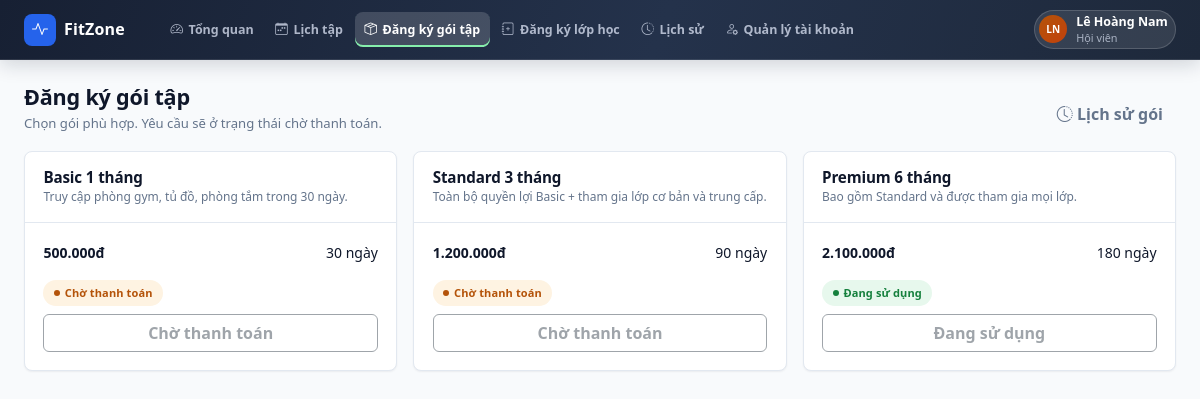
/customer/package-registration.php (signed in), run on the app's committed database.
### tables this page shows
CREATE TABLE `hoi_vien` (
  `id` int(10) unsigned NOT NULL AUTO_INCREMENT,
  `tai_khoan_id` int(10) unsigned DEFAULT NULL,
  `ho_ten` varchar(100) NOT NULL,
  `sdt` varchar(15) NOT NULL,
  `email` varchar(100) NOT NULL,
  `gioi_tinh` varchar(10) DEFAULT NULL,
  `ngay_sinh` date DEFAULT NULL,
  `dia_chi` varchar(255) DEFAULT NULL,
  `ghi_chu` text DEFAULT NULL,
  `chieu_cao` decimal(5,1) DEFAULT NULL,
  `can_nang` decimal(5,1) DEFAULT NULL,
  `muc_tieu` varchar(100) DEFAULT NULL,
  `trang_thai` varchar(20) NOT NULL DEFAULT 'hoat_dong',
  `deleted_at` datetime DEFAULT NULL,
  `created_at` datetime NOT NULL DEFAULT current_timestamp(),
  `updated_at` datetime NOT NULL DEFAULT current_timestamp() ON UPDATE current_timestamp(),
  PRIMARY KEY (`id`),
  UNIQUE KEY `uq_hoi_vien_email` (`email`),
  KEY `fk_hoi_vien_tai_khoan` (`tai_khoan_id`),
  CONSTRAINT `fk_hoi_vien_tai_khoan` FOREIGN KEY (`tai_khoan_id`) REFERENCES `tai_khoan` (`id`) ON DELETE SET NULL
);

CREATE TABLE `tai_khoan` (
  `id` int(10) unsigned NOT NULL AUTO_INCREMENT,
  `ten_dang_nhap` varchar(50) NOT NULL,
  `mat_khau` varchar(255) NOT NULL,
  `ho_ten` varchar(100) NOT NULL,
  `vai_tro` varchar(20) NOT NULL DEFAULT 'customer',
  `trang_thai` tinyint(1) NOT NULL DEFAULT 1,
  `created_at` datetime NOT NULL DEFAULT current_timestamp(),
  PRIMARY KEY (`id`),
  UNIQUE KEY `uq_tai_khoan_ten` (`ten_dang_nhap`)
);

CREATE TABLE `goi_tap` (
  `id` int(10) unsigned NOT NULL AUTO_INCREMENT,
  `ten_goi` varchar(100) NOT NULL,
  `thoi_han_ngay` int(11) NOT NULL,
  `gia` bigint(20) NOT NULL,
  `mo_ta` text DEFAULT NULL,
  `cap_do` varchar(20) NOT NULL DEFAULT 'basic',
  `trang_thai` varchar(20) NOT NULL DEFAULT 'dang_ban',
  `deleted_at` datetime DEFAULT NULL,
  `created_at` datetime NOT NULL DEFAULT current_timestamp(),
  `updated_at` datetime NOT NULL DEFAULT current_timestamp() ON UPDATE current_timestamp(),
  PRIMARY KEY (`id`)
);

### common/partials/sidebar.php (called while the page is built, shortened)
<span class="brand-mark"><?= icon('activity') ?></span>

### common/functions.php (called while the page is built, shortened)
<?php
function common_root_url(): string
{
    $script = str_replace('\\', '/', (string) ($_SERVER['SCRIPT_NAME'] ?? ''));
    $directory = trim(basename(dirname($script)), '/');
    if (in_array($directory, ['admin', 'customer', 'instructor', 'common'], true)) {
        return rtrim(dirname(dirname($script)), '/');
    }
    return rtrim(dirname($script), '/');
}
function common_url(string $path = '/'): string
{
    $path = '/' . ltrim($path, '/');
    $map = [
        '/' => '/index.php',
        '/login' => '/login.php',
        '/register' => '/register.php',
        '/admin' => '/admin/index.php',
        '/customer' => '/customer/index.php',
        '/instructor' => '/instructor/index.php',
    ];
    if (isset($map[$path])) {
        $path = $map[$path];
    } elseif (
        !str_contains($path, '.')
        && !str_contains($path, '#')
        && !str_starts_with($path, '/common/')
    ) {
        $path .= '.php';
    }
    return common_root_url() . $path;
}
function url(string $path = '/'): string
{
    return common_url($path);
}
function e(mixed $value): string
{
    return htmlspecialchars((string) $value, ENT_QUOTES, 'UTF-8');
}

### common/menus/customer.php (called while the page is built)
<?php
return [
    ['group' => 'Luyện tập'],
    ['label' => 'Tổng quan', 'icon' => 'speedometer2', 'href' => '/customer', 'key' => 'dashboard'],
    ['label' => 'Lịch tập', 'icon' => 'calendar-week', 'href' => '/customer/schedule', 'key' => 'schedule'],
    ['label' => 'Đăng ký gói tập', 'icon' => 'box-seam', 'href' => '/customer/package-registration', 'key' => 'package-registration'],
    ['label' => 'Đăng ký lớp học', 'icon' => 'journal-plus', 'href' => '/customer/class-registration', 'key' => 'class-registration'],
    ['label' => 'Lịch sử', 'icon' => 'clock-history', 'href' => '/customer/history', 'key' => 'history'],
    ['group' => 'Tài khoản'],
    ['label' => 'Quản lý tài khoản', 'icon' => 'person-gear', 'href' => '/customer/account', 'key' => 'account'],
];

### common/data/user.php (called while the page is built, shortened)
<?php
if (!function_exists('app_user')) {
    function app_user(string $role): array
    {
        $labels = [
            'admin' => 'Quản trị viên',
            'instructor' => 'Giáo viên',
            'customer' => 'Hội viên',
        ];
        $name = '';
        $email = '';
        $account = common_user();
        if ($account) {
            $name = (string) $account['ho_ten'];
            $id = (int) $account['id'];
            $conn = view_db();
            if ($role === 'instructor') {
                $stmt = $conn->prepare('SELECT email FROM giao_vien WHERE tai_khoan_id = ? LIMIT 1');
            } elseif ($role === 'customer') {
                $stmt = $conn->prepare('SELECT email FROM hoi_vien WHERE tai_khoan_id = ? LIMIT 1');
            } else {
                $stmt = null;
            }
            if ($stmt) {
                $stmt->bind_param('i', $id);
                $stmt->execute();
                $profile = $stmt->get_result()->fetch_assoc();
                $email = (string) ($profile['email'] ?? '');
            }
        }
        return [
            'name'  => $name,
            'sub'   => $labels[$role] ?? 'Thành viên',
            'email' => $email,
        ];
    }
}

### common/bootstrap.php (called while the page is built, shortened)
<?php
require_once __DIR__ . '/functions.php';
require_once __DIR__ . '/components/ui.php';
function common_db(): mysqli
{
    static $db = null;
    if ($db === null) {
        $db = require __DIR__ . '/mysql/connect_mysql.php';
    }
    return $db;
}
function common_user(): ?array
{
    $id = (int) ($_SESSION['tai_khoan_id'] ?? 0);
    $stmt = common_db()->prepare(
        'SELECT id, ten_dang_nhap, ho_ten, vai_tro, trang_thai FROM tai_khoan WHERE id = ? LIMIT 1'
    );
    $stmt->bind_param('i', $id);
    $stmt->execute();
    $user = $stmt->get_result()->fetch_assoc() ?: null;
    return $user;
}

### common/data/customer.php (called while the page is built, shortened)
<?php
function view_member_id(): int
{
    $conn = view_db();
    $accountId = view_current_account_id();
    if ($accountId > 0) {
        $stmt = $conn->prepare(
            'SELECT id FROM hoi_vien
              WHERE tai_khoan_id = ? AND trang_thai = "hoat_dong" AND deleted_at IS NULL
              LIMIT 1'
        );
        $stmt->bind_param('i', $accountId);
        $stmt->execute();
        $row = $stmt->get_result()->fetch_assoc();
        if ($row) {
            return (int) $row['id'];
        }
    }
    return 0;
}
function data_current_member(): array
{
    $conn = view_db();
    $id = view_member_id();
    $stmt = $conn->prepare(
        'SELECT id, ho_ten, sdt, email, gioi_tinh, ngay_sinh, chieu_cao, can_nang, muc_tieu,
                DATE_FORMAT(created_at, "%d/%m/%Y") AS joined, trang_thai
           FROM hoi_vien WHERE id = ? LIMIT 1'
    );
    $stmt->bind_param('i', $id);
    $stmt->execute();
    $row = $stmt->get_result()->fetch_assoc();
    $package = $conn->prepare(
        'SELECT gt.ten_goi, gt.cap_do, DATE_FORMAT(d.ngay_ket_thuc, "%d/%m/%Y") AS het_han
           FROM dang_ky_goi d JOIN goi_tap gt ON gt.id = d.goi_tap_id AND gt.deleted_at IS NULL
          WHERE d.hoi_vien_id = ? AND d.trang_thai = "da_thanh_toan"
            AND d.ngay_bat_dau <= CURDATE() AND d.ngay_ket_thuc >= CURDATE()
          ORDER BY CASE gt.cap_do WHEN "premium" THEN 3 WHEN "standard" THEN 2 ELSE 1 END DESC,
                   d.ngay_ket_thuc DESC LIMIT 1'
    );
    $package->bind_param('i', $id);
    $package->execute();
    $pkg = $package->get_result()->fetch_assoc();
    $row['package'] = $pkg['ten_goi'] ?? '—';
    $row['package_level'] = $pkg['cap_do'] ?? 'basic';
    $row['package_expiry'] = $pkg['het_han'] ?? '—';
    return $row;
}

### common/data/common.php (called while the page is built, shortened)
<?php
function view_db(): mysqli
{
    return common_db();
}
function view_current_account_id(): int
{
    return (int) ($_SESSION['tai_khoan_id'] ?? 0);
}
function view_cast_ints(array $rows, array $keys): array
{
    foreach ($rows as &$row) {
        foreach ($keys as $key) {
            if (isset($row[$key])) {
                $row[$key] = (int) $row[$key];
            }
        }
    }
    return $rows;
}

### common/data/shared.php (called while the page is built, shortened)
<?php
function data_packages(): array
{
    $sql = "
        SELECT gt.id, gt.ten_goi AS name, gt.thoi_han_ngay AS days, gt.gia AS price, gt.cap_do AS level,
               (SELECT COUNT(*) FROM dang_ky_goi d
                 WHERE d.goi_tap_id = gt.id AND d.trang_thai = 'da_thanh_toan') AS sold,
               gt.trang_thai AS status, gt.mo_ta AS `desc`
        FROM goi_tap gt
        WHERE gt.deleted_at IS NULL
        ORDER BY gt.id
    ";
    return view_cast_ints(view_db()->query($sql)->fetch_all(MYSQLI_ASSOC), ['id', 'days', 'price', 'sold']);
}

### customer/package-registration.php (the view, shortened to what this page needs)
<?php
require __DIR__ . '/../common/bootstrap.php';
$menu = require __DIR__ . '/../common/menus/customer.php';
$appRole = 'customer';
$activeMenu = 'package-registration';
$packages = array_values(array_filter(
    data_packages(),
    static fn (array $package): bool => $package['status'] === 'dang_ban'
));
$memberId = (int) (data_current_member()['id'] ?? 0);
$packageStates = [];
if ($memberId > 0) {
    $stmt = common_db()->prepare(
        'SELECT goi_tap_id, trang_thai, ngay_ket_thuc FROM dang_ky_goi WHERE hoi_vien_id = ?'
    );
    $stmt->bind_param('i', $memberId);
    $stmt->execute();
    $rows = $stmt->get_result()->fetch_all(MYSQLI_ASSOC);
    $today = date('Y-m-d');
    foreach ($rows as $row) {
        $pid = (int) $row['goi_tap_id'];
        if ($row['trang_thai'] === 'da_thanh_toan' && $row['ngay_ket_thuc'] >= $today) {
            $packageStates[$pid] = 'active';
        } elseif ($row['trang_thai'] === 'chua_thanh_toan' && ($packageStates[$pid] ?? '') !== 'active') {
            $packageStates[$pid] = 'pending';
        }
    }
}
$partials = __DIR__ . '/../common/partials';
require $partials . '/head.php';
?>
<div class="app-shell">
    <?php require $partials . '/sidebar.php'; ?>
    <div class="app-main">
        <?php require $partials . '/topbar.php'; ?>
        <main class="app-content" id="main-content">
            <div class="page-head">
                <div>
                    <h1>Đăng ký gói tập</h1>
                    <p>Chọn gói phù hợp. Yêu cầu sẽ ở trạng thái chờ thanh toán.</p>
                </div>
                <div class="page-head-actions">
                    <a class="btn btn-ghost" href="<?= e(url('/customer/history')) ?>"><?= icon('clock-history') ?> Lịch sử gói</a>
                </div>
            </div>
            <div class="row g-3">
                <?php foreach ($packages as $package): $state = $packageStates[(int) $package['id']] ?? ''; ?>
                    <div class="col-md-6 col-xl-4" data-package-card data-package-id="<?= (int) $package['id'] ?>">
                        <article class="app-card h-100">
                            <div class="app-card-header">
                                <div>
                                    <h2><?= e($package['name']) ?></h2>
                                    <p class="sub"><?= e($package['desc']) ?></p>
                                </div>
                            </div>
                            <div class="app-card-body">
                                <div class="d-flex justify-content-between mb-3">
                                    <strong><?= e(money($package['price'])) ?></strong>
                                    <span><?= (int) $package['days'] ?> ngày</span>
                                </div>
                                <span data-package-action>
                                    <?php if ($state === 'active'): ?>
                                        <span class="badge-status success">Đang sử dụng</span>
                                        <button class="btn btn-outline-secondary w-100 mt-2" type="button" disabled>Đang sử dụng</button>
                                    <?php elseif ($state === 'pending'): ?>
                                        <span class="badge-status warning">Chờ thanh toán</span>
                                        <button class="btn btn-outline-secondary w-100 mt-2" type="button" disabled>Chờ thanh toán</button>
                                    <?php endif; ?>
                                </span>
                            </div>
                        </article>
                    </div>
                <?php endforeach; ?>
            </div>
        </main>
    </div>
</div>
<?php require $partials . '/foot.php'; ?>

### common/partials/topbar.php (shortened to what this page needs)
<?php
require_once __DIR__ . '/../data/user.php';
$user = app_user($appRole);
$accountHref = '/' . $appRole . '/account';
?>
<header class="app-topbar">
    <a class="app-topbar-brand" href="<?= e(url('/' . $appRole)) ?>">
        <span class="brand-mark"><?= icon('activity') ?></span>
        <span>FitZone</span>
    </a>
    <nav class="app-topbar-nav" aria-label="Điều hướng chính">
        <?php foreach ($menu as $item): ?>
            <?php if (isset($item['group'])) continue; ?>
            <a class="app-topbar-link<?= $activeMenu === $item['key'] ? ' active' : '' ?>"
               href="<?= e(url($item['href'])) ?>"
               <?= $activeMenu === $item['key'] ? 'aria-current="page"' : '' ?>>
                <?= icon($item['icon']) ?>
                <span><?= e($item['label']) ?></span>
            </a>
        <?php endforeach; ?>
    </nav>
    <a class="app-user text-decoration-none" href="<?= e(url($accountHref)) ?>" aria-label="Mở trang quản lý tài khoản">
        <?= avatar($user['name'], 'avatar-sm') ?>
        <span class="app-user-meta">
            <strong><?= e($user['name']) ?></strong>
            <span><?= e($user['sub']) ?></span>
        </span>
    </a>
</header>

### common/components/ui.php (shortened to what this page needs)
<?php
if (!function_exists('icon')) {
    function icon(string $name, string $class = ''): string
    {
        $name = preg_replace('/[^a-z0-9-]/i', '', $name) ?: 'circle';
        return '<i class="bi bi-' . e($name) . ($class !== '' ? ' ' . e($class) : '') . '" aria-hidden="true"></i>';
    }
}
if (!function_exists('initials')) {
    function initials(string $name): string
    {
        $parts = preg_split('/\s+/u', trim($name)) ?: [];
        $parts = array_values(array_filter($parts, static fn ($p) => $p !== ''));
        $last = $parts[count($parts) - 1];
        $first = $parts[0];
        $initials = mb_substr($first, 0, 1, 'UTF-8');
        if (count($parts) > 1) {
            $initials .= mb_substr($last, 0, 1, 'UTF-8');
        }
        return mb_strtoupper($initials, 'UTF-8');
    }
}
if (!function_exists('avatar')) {
    function avatar(string $name, string $size = '', string $extra = ''): string
    {
        $palette = ['alt-1', 'alt-2', 'alt-3', 'alt-4', 'alt-5'];
        $alt = $palette[abs(crc32($name)) % count($palette)];
        $classes = trim('avatar ' . $alt . ($size !== '' ? ' ' . $size : '') . ($extra !== '' ? ' ' . $extra : ''));
        return '<span class="' . e($classes) . '" title="' . e($name) . '">' . e(initials($name)) . '</span>';
    }
}
if (!function_exists('money')) {
    function money(int|float $amount): string
    {
        return number_format((float) $amount, 0, ',', '.') . 'đ';
    }
}

### common/assets/css/tokens.css (style rules this page uses)
:root { --brand-900: #1E293B; --brand-800: #273449; --brand-700: #334155; --brand-600: #64748B; --brand-50: #F1F5F9; --surface: #FFFFFF; --surface-soft: #F8FAFC; --text: #0F172A; --muted: #64748B; --border: #CBD5E1; --border-soft: #E2E8F0; --success: #15803D; --success-soft: #E7F8ED; --warning: #B45309; --warning-soft: #FEF3E2; --danger: #B91C1C; --danger-soft: #FDECEC; --info: #2563EB; --info-soft: #EFF6FF; --radius-card: 8px; --radius-control: 6px; --radius-pill: 999px; --shadow-sm: 0 1px 2px rgba(15, 23, 42, .06); --shadow: 0 4px 6px rgba(15, 23, 42, .08); --shadow-lg: 0 10px 15px rgba(15, 23, 42, .12); --sidebar-w: 248px; --topbar-h: 60px; --content-max: 1440px; --font-sans: "Segoe UI", Roboto, "Helvetica Neue", Arial, sans-serif; --sidebar-gradient: #1E293B; --bs-primary: #1E293B; --bs-primary-rgb: 30, 41, 59; --bs-body-bg: #F8FAFC; --bs-body-color: #0F172A; --bs-border-color: #CBD5E1; --bs-body-font-family: var(--font-sans); --bs-border-radius: 8px; --bs-link-color: #2563EB; --bs-link-hover-color: #1D4ED8; }

### data on the page
hoi_vien: ho_ten "LN"
tai_khoan: ho_ten "Lê Hoàng Nam", ho_ten.email "Hội viên"
goi_tap: ten_goi "Basic 1 tháng", mo_ta "Truy cập phòng gym, tủ đồ, phòng tắm trong 30 ngày.", gia "500.000đ", thoi_han_ngay "30", shows "Chờ thanh toán"
goi_tap: ten_goi "Standard 3 tháng", mo_ta "Toàn bộ quyền lợi Basic + tham gia lớp cơ bản và trung cấp.", gia "1.200.000đ", thoi_han_ngay "90", shows "Chờ thanh toán"
goi_tap: ten_goi "Premium 6 tháng", mo_ta "Bao gồm Standard và được tham gia mọi lớp.", gia "2.100.000đ", thoi_han_ngay "180", shows "Đang sử dụng"

### other printed values
$item['label'] "Tổng quan"
$item['label'] "Lịch tập"
$item['label'] "Đăng ký gói tập"
$item['label'] "Đăng ký lớp học"
$item['label'] "Lịch sử"
$item['label'] "Quản lý tài khoản"
